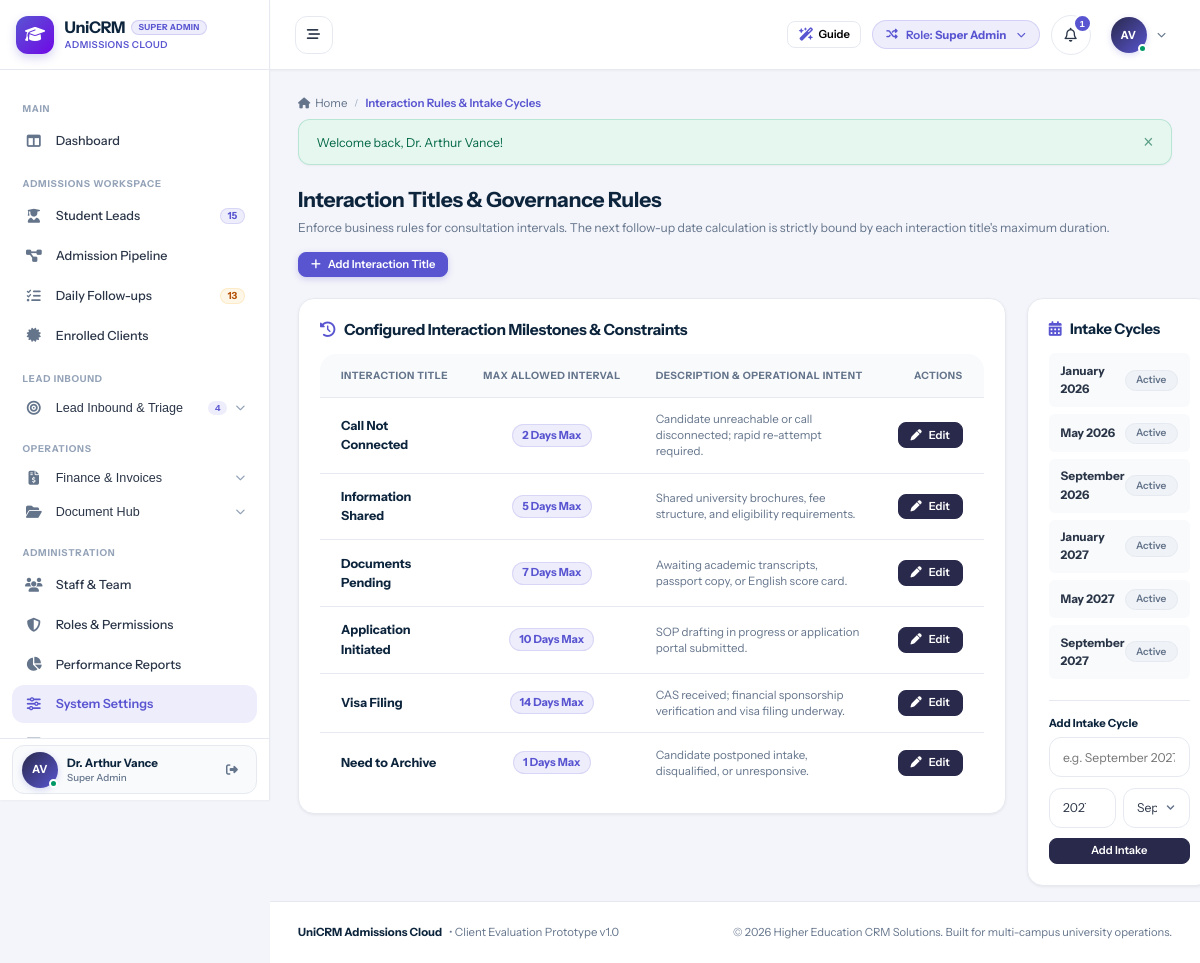
Screenshot of /system/settings.php (signed in) with the database file from the repository.
### tables this page shows
CREATE TABLE `users` (
  `id` int(11) NOT NULL AUTO_INCREMENT,
  `branch_id` int(11) DEFAULT NULL,
  `role_id` int(11) NOT NULL,
  `manager_id` int(11) DEFAULT NULL,
  `reporting_manager_id` int(11) DEFAULT NULL,
  `name` varchar(150) NOT NULL,
  `email` varchar(150) NOT NULL,
  `password` varchar(255) NOT NULL,
  `phone` varchar(50) DEFAULT NULL,
  `designation` varchar(100) DEFAULT NULL,
  `avatar` varchar(255) DEFAULT NULL,
  `status` enum('Active','Inactive') DEFAULT 'Active',
  `created_at` datetime DEFAULT current_timestamp(),
  `updated_at` datetime DEFAULT NULL ON UPDATE current_timestamp(),
  PRIMARY KEY (`id`),
  UNIQUE KEY `email` (`email`),
  KEY `idx_branch` (`branch_id`),
  KEY `idx_role` (`role_id`),
  KEY `idx_manager` (`manager_id`)
);

CREATE TABLE `roles` (
  `id` int(11) NOT NULL AUTO_INCREMENT,
  `name` varchar(50) NOT NULL,
  `label` varchar(100) NOT NULL,
  `description` text DEFAULT NULL,
  `created_at` datetime DEFAULT current_timestamp(),
  PRIMARY KEY (`id`),
  UNIQUE KEY `name` (`name`)
);

CREATE TABLE `interaction_titles` (
  `id` int(11) NOT NULL AUTO_INCREMENT,
  `title` varchar(100) NOT NULL,
  `max_duration_days` int(11) NOT NULL DEFAULT 7,
  `description` varchar(255) DEFAULT NULL,
  `is_active` tinyint(1) DEFAULT 1,
  `status` varchar(20) DEFAULT 'Active',
  `sort_order` int(11) DEFAULT 0,
  `created_at` datetime DEFAULT current_timestamp(),
  PRIMARY KEY (`id`),
  UNIQUE KEY `title` (`title`)
);

CREATE TABLE `intake_cycles` (
  `id` int(11) NOT NULL AUTO_INCREMENT,
  `name` varchar(100) NOT NULL,
  `year` int(11) NOT NULL,
  `term` varchar(50) NOT NULL,
  `is_active` tinyint(1) DEFAULT 1,
  `status` varchar(20) DEFAULT 'Active',
  `sort_order` int(11) DEFAULT 0,
  PRIMARY KEY (`id`),
  UNIQUE KEY `name` (`name`)
);

### system/settings.php (the view, shortened to what the rows shown need)
<?php
require_once __DIR__ . '/../config/database.php';
require_once __DIR__ . '/../config/helpers.php';
require_once __DIR__ . '/../includes/auth.php';
require_login();
$titles = $pdo->query("SELECT * FROM interaction_titles ORDER BY sort_order ASC, id ASC")->fetchAll();
$intakes = $pdo->query("SELECT * FROM intake_cycles ORDER BY sort_order ASC, year ASC")->fetchAll();
include __DIR__ . '/../includes/header.php';
?>
<div class="page-header" style="display:flex; justify-content:space-between; align-items:flex-start; margin-bottom:1.5rem; flex-wrap:wrap; gap:1rem;">
  <div>
    <h1 style="font-size:1.5rem; font-weight:700; color:var(--text-heading); margin:0 0 0.35rem 0;">Interaction Titles & Governance Rules</h1>
  </div>
</div>
<div style="display:grid; grid-template-columns:2fr 1fr; gap:1.5rem; align-items:start;">
  <div class="card" style="padding:1.5rem;">
    <div class="table-responsive">
      <table class="data-table">
        <thead>
          <tr>
            <th>Interaction Title</th>
            <th style="text-align:center;">Max Allowed Interval</th>
            <th>Description & Operational Intent</th>
            <th style="text-align:right;">Actions</th>
          </tr>
        </thead>
        <tbody>
          <?php foreach ($titles as $t): ?>
            <tr>
              <td>
                <strong style="color:var(--text-heading); font-size:0.9rem;"><?= htmlspecialchars($t['title']) ?></strong>
              </td>
              <td style="text-align:center;">
                <span class="badge badge-primary" style="font-size:0.8rem; font-weight:800; padding:0.35rem 0.65rem;">
                  <?= (int)$t['max_duration_days'] ?> Days Max
                </span>
              </td>
              <td style="font-size:0.825rem; color:var(--text-muted); max-width:300px; line-height:1.4;">
                <?= htmlspecialchars($t['description']) ?>
              </td>
              <td style="text-align:right;">
                <?php if (is_super_admin()): ?>
                  <button type="button" class="btn btn-secondary btn-sm" onclick="editTitle(<?= htmlspecialchars(json_encode($t)) ?>)">
                    <i class="fa-solid fa-pen"></i> Edit
                  </button>
                <?php endif; ?>
              </td>
            </tr>
          <?php endforeach; ?>
        </tbody>
      </table>
    </div>
  </div>
  <div class="card" style="padding:1.5rem;">
    <div style="display:flex; flex-direction:column; gap:0.5rem; margin-bottom:1.5rem;">
      <?php foreach ($intakes as $in): ?>
        <div style="display:flex; justify-content:space-between; align-items:center; padding:0.6rem 0.85rem; background:var(--bg-subtle); border-radius:6px; font-size:0.85rem;">
          <strong><?= htmlspecialchars($in['name']) ?></strong>
          <span class="badge badge-secondary" style="font-size:0.72rem;"><?= htmlspecialchars($in['status']) ?></span>
        </div>
      <?php endforeach; ?>
    </div>
  </div>
</div>
<?php include __DIR__ . '/../includes/footer.php'; ?>

### includes/header.php (shortened to what the rows shown need)
<?php
require_once __DIR__ . '/auth.php';
$currentUser = current_user();
$unreadNotifCount = $currentUser ? get_unread_notifications_count($currentUser['id']) : 0;
?>
<!DOCTYPE html>
<html lang="en">
<head>
  <link rel="stylesheet" href="https://cdnjs.cloudflare.com/ajax/libs/font-awesome/6.5.1/css/all.min.css">
  <link rel="stylesheet" href="<?= base_url('assets/css/style.css') ?>">
</head>
<body>
<div id="app-layout">
  <?php include __DIR__ . '/sidebar.php'; ?>
  <div id="main-wrapper">
    <header id="top-navbar">
      <div class="navbar-right">
        <div class="role-switcher-dropdown" style="position: relative;">
          <button type="button" class="role-switcher-btn" id="role-switcher-btn" title="Simulate different role permissions">
            <span>Role: <strong><?= htmlspecialchars($currentUser['role_label'] ?? 'Guest') ?></strong></span>
          </button>
        </div>
        <div style="position: relative;">
          <button type="button" class="notification-bell-btn" id="notif-bell-btn" title="Notifications">
            <i class="fa-regular fa-bell"></i>
            <?php if ($unreadNotifCount > 0): ?>
              <span class="notification-counter"><?= $unreadNotifCount ?></span>
            <?php endif; ?>
          </button>
        </div>
        <div style="position: relative;">
          <button type="button" class="profile-dropdown-btn" id="user-profile-btn">
            <div class="user-avatar-sm online">
              <?= user_initials($currentUser['name'] ?? 'U') ?>
            </div>
            <i class="fa-solid fa-chevron-down" style="font-size:0.65rem; color:var(--text-muted);"></i>
          </button>
        </div>
      </div>
    </header>
    <main class="content-area">

### includes/sidebar.php (shortened to what the rows shown need)
<?php
$currentUser = current_user();
?>
<aside id="sidebar">
<?php
$rawRoleLabel = $currentUser['role_label'] ?? 'Staff';
$headerRoleBadge = $rawRoleLabel;
?>
  <div class="sidebar-header" id="sidebar-brand-header">
    <a href="<?= base_url('dashboard/index.php') ?>" class="brand-wrapper">
      <div class="brand-text">
        <div class="brand-title-row">
          <h1 class="brand-title">UniCRM</h1>
          <span class="sidebar-role-badge sidebar-demo-badge" title="<?= htmlspecialchars($rawRoleLabel) ?>"><?= htmlspecialchars($headerRoleBadge) ?></span>
        </div>
      </div>
    </a>
  </div>
  <div class="sidebar-user">
    <div class="sidebar-user-card">
      <div class="user-snippet">
        <div class="user-avatar-sm online" title="<?= htmlspecialchars($currentUser['name'] ?? 'User') ?>">
          <?= user_initials($currentUser['name'] ?? 'U') ?>
        </div>
        <div class="user-info">
          <span class="user-name" title="<?= htmlspecialchars($currentUser['name'] ?? 'User') ?>"><?= htmlspecialchars($currentUser['name'] ?? 'User') ?></span>
          <span class="user-role"><?= htmlspecialchars($currentUser['role_label'] ?? 'Staff') ?></span>
        </div>
      </div>
    </div>
  </div>
</aside>

### rows the page displays
users: role.label "SUPER ADMIN", name "AV", name "Dr. Arthur Vance", role.label "Super Admin", id "1"
interaction_titles: title "Call Not Connected", max_duration_days "2", description "Candidate unreachable or call disconnected; rapid re-attempt required."
interaction_titles: title "Information Shared", max_duration_days "5", description "Shared university brochures, fee structure, and eligibility requirements."
interaction_titles: title "Documents Pending", max_duration_days "7", description "Awaiting academic transcripts, passport copy, or English score card."
interaction_titles: title "Application Initiated", max_duration_days "10", description "SOP drafting in progress or application portal submitted."
interaction_titles: title "Visa Filing", max_duration_days "14", description "CAS received; financial sponsorship verification and visa filing underway."
interaction_titles: title "Need to Archive", max_duration_days "1", description "Candidate postponed intake, disqualified, or unresponsive."
intake_cycles: name "January 2026", status "Active"
intake_cycles: name "May 2026", status "Active"
intake_cycles: name "September 2026", status "Active"
intake_cycles: name "January 2027", status "Active"
intake_cycles: name "May 2027", status "Active"
intake_cycles: name "September 2027", status "Active"

### other values shown
$sidebarActiveLeadsCount "15"
$sidebarTotalTasks "13"
$sidebarWebLeadsCount "4"
$pageTitle "Interaction Rules & Intake Cycles"
$flash['message'] "Welcome back, Dr. Arthur Vance!"
